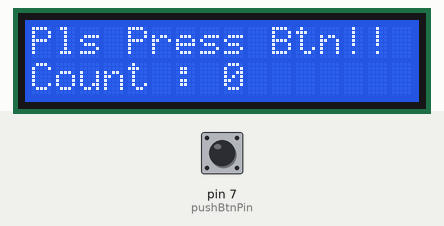
This sketch was run on a simulated Arduino Uno, built with avr-gcc and run on an emulated ATmega328P. Parts: 16×2 character LCD. Inputs (shaded band) come from the test bench; at power-on: pin 7 (pushBtnPin) LOW.

Above: at 1.2 s.
1.3 s: pin 7 (pushBtnPin) pulled HIGH for 0.15 s
At 2.6 s:
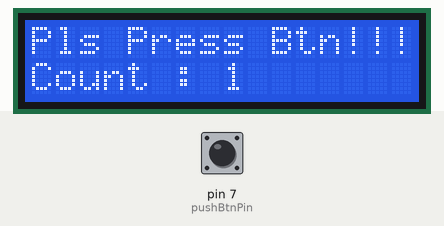
2.9 s: pin 7 (pushBtnPin) pulled HIGH for 1 s
At 3.7 s:
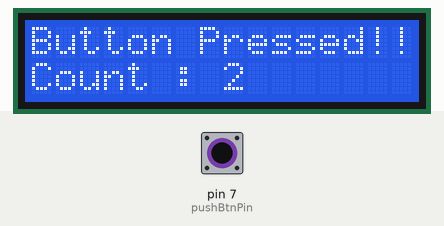
5.4 s: pin 7 (pushBtnPin) pulled HIGH for 0.15 s
At 6.5 s:
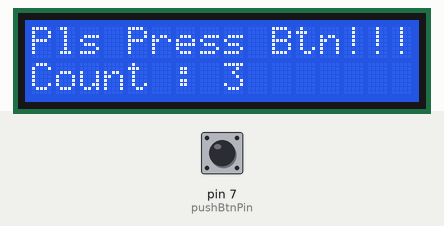
7.0 s: pin 7 (pushBtnPin) pulled HIGH for 1 s
At 9.4 s:
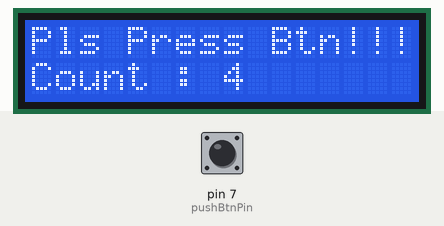
Timing chart, 0 to 10.5 s (numbered marks = the images above; inputs shaded):
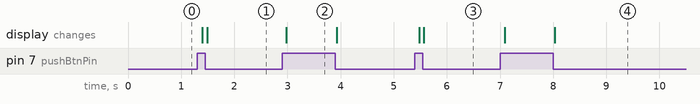

Measured:
- after the input at 1.3 s, the display: first changes after 0.10 s (image 1 shows a later state)
- after the input at 2.9 s, the display: changes after 0.08 s (image 2)
- after the input at 5.4 s, the display: first changes after 0.08 s (image 3 shows a later state)
- after the input at 7.0 s, the display: first changes after 0.09 s (image 4 shows a later state)

The sketch:

Push-Button-Counter-LCD.ino
```cpp
#include <LiquidCrystal_I2C.h>

int pushBtnPin = 7;
int sdaPin = A4;
int sclPin = A5;
int pressCounter = 0;
int lastPushBtnStage = LOW;
LiquidCrystal_I2C lcd(0x27, 16, 2);

void setup() {

  pinMode(pushBtnPin, INPUT);

  lcd.init();
  lcd.backlight();
}

void checkBtnStage() {

  int currentPushBtnStage = digitalRead(pushBtnPin);

  if (currentPushBtnStage == HIGH && lastPushBtnStage == LOW) {

    pressCounter++;
    delay(50);
  }

  lastPushBtnStage = currentPushBtnStage;
}

void printIntoDis() {

  if (digitalRead(pushBtnPin) == HIGH) {

    lcd.setCursor(0, 0);
    lcd.print("Button Pressed!!");

    lcd.setCursor(0, 1);
    lcd.print("Count : ");
    lcd.print(pressCounter);
    lcd.print(" ");


  }else {

    lcd.setCursor(0, 0);
    lcd.print("Pls Press Btn!!");

    lcd.setCursor(0, 1);
    lcd.print("Count : ");
    lcd.print(pressCounter);
    lcd.print(" ");

  }
}


void loop() {

  checkBtnStage();
  printIntoDis();
}
```
